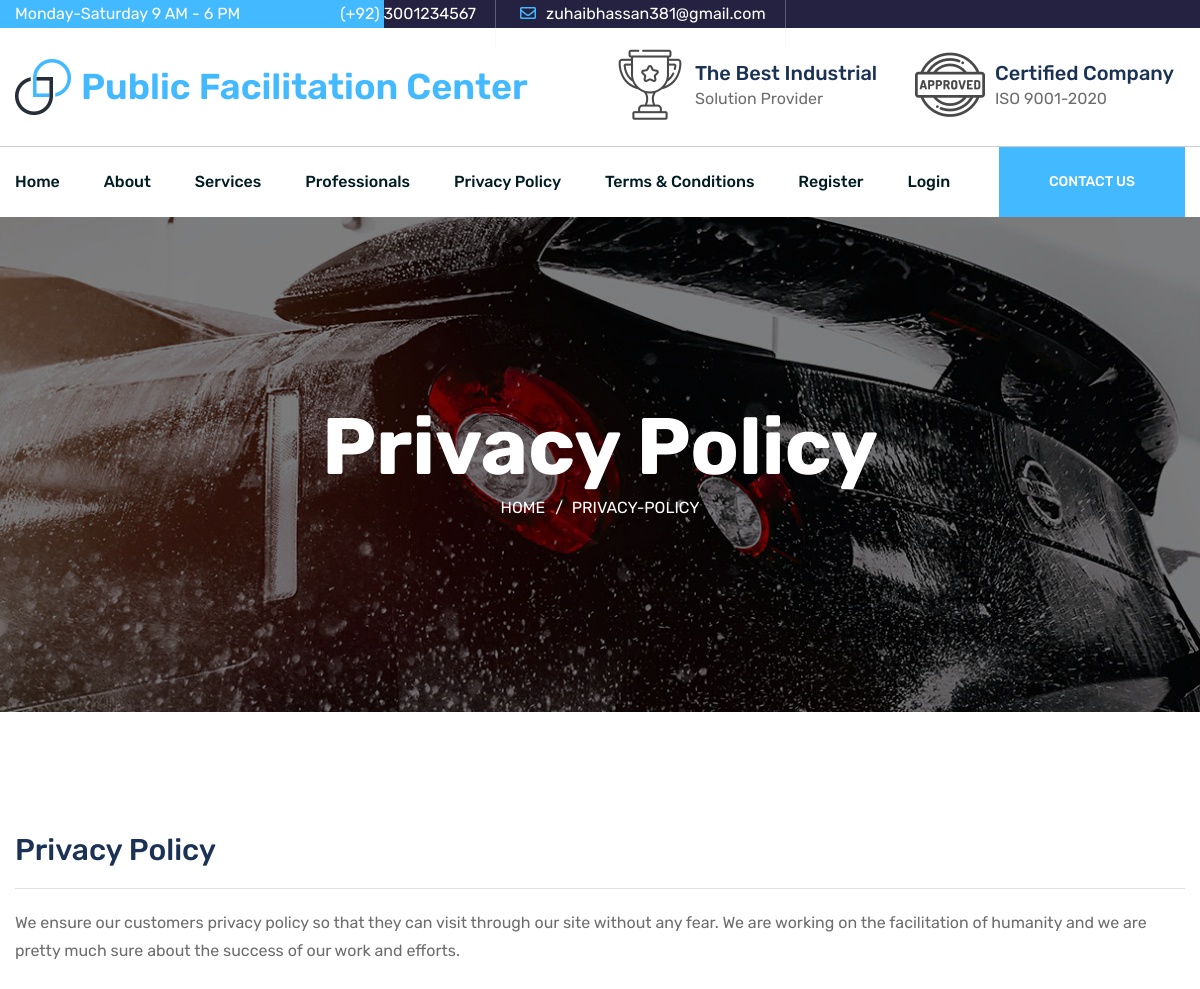
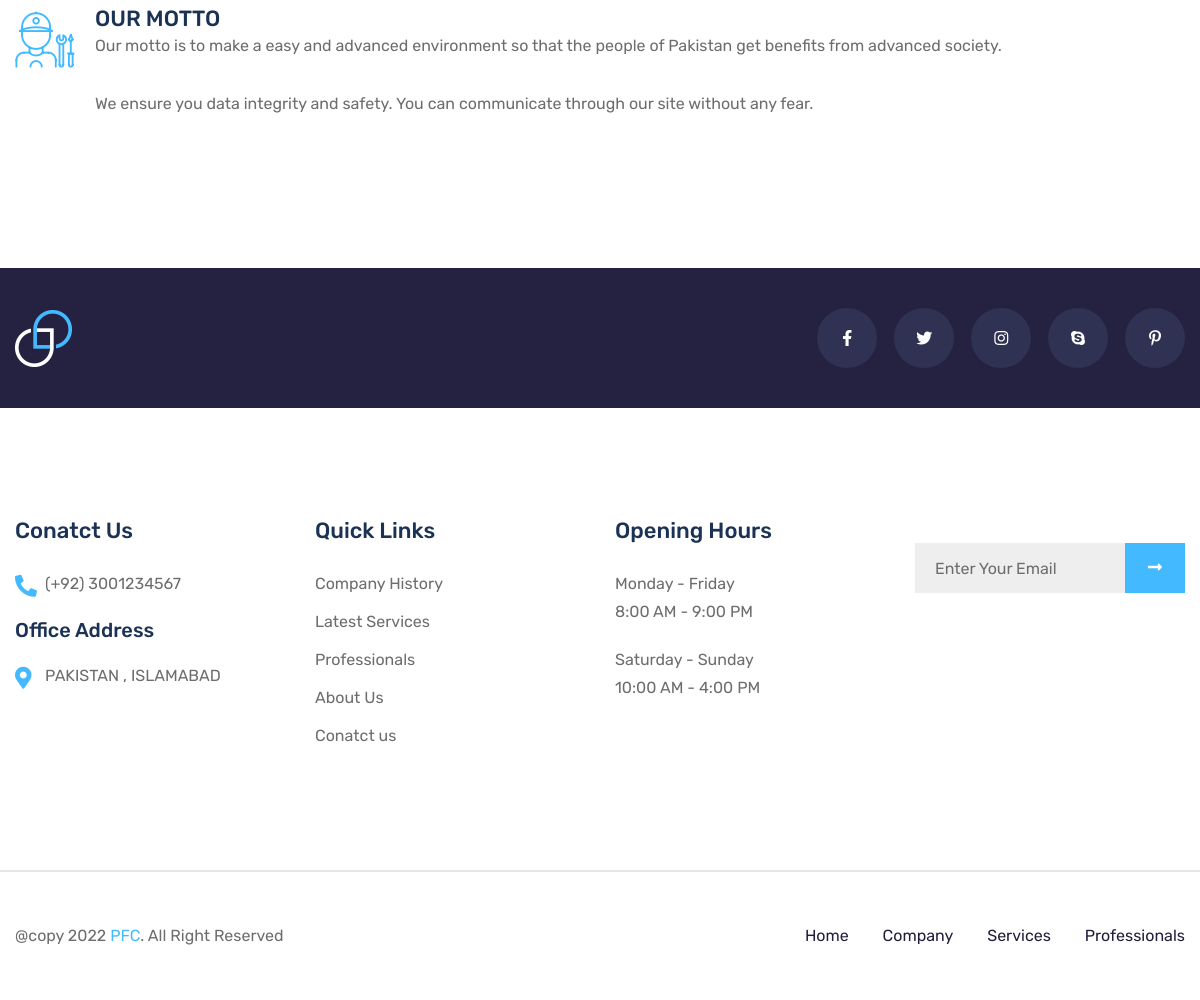
Screenshot of /privacy-policy with the database file from the repository (2 pictures, top to bottom).
### tables this page shows
CREATE TABLE `tbl_pages` (
  `page_id` int(11) NOT NULL,
  `page_type` varchar(255) NOT NULL DEFAULT 'general',
  `page_menu` int(11) NOT NULL DEFAULT 0,
  `page_parent` int(11) NOT NULL DEFAULT 0,
  `page_name` varchar(255) NOT NULL,
  `page_meta_title` varchar(100) NOT NULL,
  `page_title` varchar(255) NOT NULL,
  `page_detail` longtext DEFAULT NULL,
  `page_link` varchar(100) NOT NULL,
  `page_label` int(11) NOT NULL,
  `page_image` varchar(100) NOT NULL,
  `page_thumb` varchar(255) DEFAULT NULL,
  `page_embed_video` text DEFAULT NULL,
  `page_meta_desc` text DEFAULT NULL,
  `page_meta_keywords` text DEFAULT NULL,
  `page_footer` int(11) NOT NULL DEFAULT 0,
  `page_status` int(1) NOT NULL DEFAULT 1,
  `page_modify_date` timestamp NOT NULL DEFAULT current_timestamp(),
  `page_date` datetime NOT NULL,
  `page_order` int(11) NOT NULL
);

CREATE TABLE `tbl_texts` (
  `txt_id` int(11) NOT NULL,
  `txt_type` varchar(50) NOT NULL,
  `txt_data` longtext DEFAULT NULL
);

### includes/conn.php (called while the page is built, shortened)
<?php session_start();
if ($_SERVER['HTTP_HOST'] != 'localhost') {
    $hostname_dbconn = "localhost";
    $rating_dbname = "public";
    $username_dbconn = "root";
    $password_dbconn = '';
    $path = "http://localhost/public-facilitation-center/";
} else {
    $path = "http://localhost/public-facilitation-center/";
}

### includes/baseFunctions.php (called while the page is built, shortened)
<?php
function getTable($table, $where)
{
    global $conn;
    $sql = "SELECT * FROM " . $table . " WHERE " . $where;
    $ex = $conn->query($sql) or die($sql);
    $rs = $ex->fetch_array();
    return $rs;
}
?>

### inc_pages/privacy-policy.php (the view)
<?php
$pagename = $_REQUEST['page'];
$paging =  "SELECT * FROM tbl_pages WHERE page_name='" . $pagename . "'";
$exe = $conn->query($paging) or die(mysqli_error($conn));
$page = $exe->fetch_assoc();
?>
        <section class="breadcrumbs-area bg_cover" style="background-image: url(assets/images/bg/breadcrumb-bg-1.jpg);">
            <div class="container">
                <div class="row justify-content-center">
                    <div class="col-lg-10">
                        <div class="breadcrumbs-content text-center">
                            <h1>Privacy Policy</h1>
                            <ul>
                                <li><a href="#">Home</a></li>
                                <li class="active">Privacy-Policy</li>
                            </ul>
                        </div>
                    </div>
                </div>
            </div>
        </section>
        <section class="service-details-section pt-120 pb-120">
            <?= $page['page_detail'] ?>
        </section>

### inc_pages/shared/footer.php (shortened to what this page needs)
<?php
        $footerrs = getTable('tbl_texts', " `txt_type` = 'footer' ");
        $footer = unserialize(stripslashes($footerrs['txt_data']));
        ?>
<footer class="footer-area">
    <div class="footer-top pt-40 pb-40">
        <div class="container">
            <div class="row align-items-center">
                <div class="col-lg-4">
                    <div class="brand-logo">
                        <a href="#"><img src="<?= $path ?>assets/images/logo/logo-2.png" class="img-fluid" alt=""></a>
                    </div>
                </div>
                <div class="col-lg-8">
                    <div class="social-box">
                        <ul>
                            <?php if ($site_facebook) { ?>
                    <li><a target="_blank" href="<?= $site_facebook ?>"><i class="fab fa-facebook-f"></i></a>
                    </li>
                    <?php } ?>
                    <?php if ($site_twitter) { ?>
                    <li><a target="_blank" href="<?= $site_twitter ?>"><i class="fab fa-twitter"></i></a></li>
                    <?php } ?>
                    <?php if ($site_instagram) { ?>
                    <li><a target="_blank" href="<?= $site_instagram ?>"><i class="fab fa-instagram"></i></a>
                    </li>
                    <?php } ?>
                    <?php if ($site_skype) { ?>
                    <li><a target="_blank" href="skype:<?= $site_skype ?>?call"><i class="fab fa-skype"></i></a>
                    </li>
                    <?php } ?>
                    <?php if ($site_pinterest) { ?>
                    <li><a target="_blank" href="<?= $site_pinterest ?>"><i class="fab fa-pinterest-p"></i></a>
                    </li>
                    <?php } ?>
                        </ul>
                    </div>
                </div>
            </div>
        </div>
    </div>
    <div class="footer-widget-area pt-110 pb-110">
        <div class="container">
            <div class="row">
                <div class="col-lg-3 col-md-6 col-sm-12">
                    <div class="widget contact-info-widget">
                        <h4 class="widget-title">Conatct Us</h4>
                        <div class="info-box mb-20">
                            <p><i class="fas fa-phone-alt"></i><a href="tel:+923035051247"><?= $site_phone ?></a></p>
                        </div>
                        <div class="info-box">
                            <h5 class="mb-20">Office Address</h5>
                            <p><i class="fas fa-map-marker-alt"></i><?= $site_address ?></p>
                        </div>
                    </div>
                </div>
                <div class="col-lg-3 col-md-6 col-sm-12">
                    <div class="widget quick-link-widget">
                        <h4 class="widget-title">Quick Links</h4>
                        <ul class="widget-link">
                            <li><a href="<?= $path ?>about">Company History</a></li>
                            <li><a href="<?= $path ?>service">Latest Services</a></li>
                            <li><a href="<?= $path ?>professionals">Professionals</a></li>
                            <li><a href="<?= $path ?>about">About Us</a></li>
                            <li><a href="<?= $path ?>contact">Conatct us</a></li>
                        </ul>
                    </div>
                </div>
                <div class="col-lg-3 col-md-6 col-sm-12">
                    <div class="widget opening-hours-widget">
                        <h4 class="widget-title">Opening Hours</h4>
                        <div class="info-box">
                            <p>Monday - Friday</p>
                            <p>8:00 AM - 9:00 PM</p>
                        </div>
                        <div class="info-box">
                            <p>Saturday - Sunday</p>
                            <p>10:00 AM - 4:00 PM</p>
                        </div>
                    </div>
                </div>
                <div class="col-lg-3 col-md-6 col-sm-12">
                    <div class="widget newsletters-widget">
                  <form action="#" method="post" data-url="<?= $path . 'send-newsletter' ?>" data-type="newsletter" class="newsletters-form contact-form newsletter">
                      <div class="form_group">
                          <input type="email" class="form_control" placeholder="Enter Your Email" name="email" required>
                          <button type="submit" class="icon submit"><img id="btn-loader" style="height: 25px;display:none;" src="<?= $path ?>assets/images/illustrations/btn-loader.svg" alt="Please wait...">
                              <span class="submit-text"><i class="fas fa-long-arrow-alt-right"></i></span></button>
                      </div>
                  </form>
              </div>
          </div>
            </div>
        </div>
    </div>
    <div class="footer-bootom-area">
        <div class="container">
            <div class="row">
                <div class="col-lg-6">
                    <div class="copyright-text">
                        <p><?= $footer['text_copyright'] ?></p>
                    </div>
                </div>
                <div class="col-lg-6">
                    <div class="footer-nav">
                        <ul>
                            <li><a href="<?= $path ?>">Home</a></li>
                            <li><a href="<?= $path ?>about">Company</a></li>
                            <li><a href="<?= $path ?>service">Services</a></li>
                            <li><a href="<?= $path ?>professionals">Professionals</a></li>
                        </ul>
                    </div>
                </div>
            </div>
        </div>
    </div>
</footer>

### assets/css/default.css (style rules this page uses)
.mb-20 { margin-bottom: 20px; }
.pt-40 { padding-top: 40px; }
.pt-110 { padding-top: 110px; }
.pt-120 { padding-top: 120px; }
.pb-40 { padding-bottom: 40px; }
.pb-110 { padding-bottom: 110px; }
.pb-120 { padding-bottom: 120px; }

### rows the page displays
tbl_pages: page_detail "Privacy Policy We ensure our customers privacy policy so that they can visit through our site without any fear. We are working on the facilitation of humanity and we are pretty much sure about the success of our work and efforts. OUR MOTTO Our motto is to make a easy and advanced environment so that the people of Pakistan get benefits from advanced society. We ensure you data integrity and safety. You can communicate through our site without any fear."
tbl_texts: txt_data "@copy 2022 PFC . All Right Reserved"

### other values shown
$site_phone "(+92) 3001234567"
$site_email "zuhaibhassan381@gmail.com"
$site_address "PAKISTAN , ISLAMABAD"
